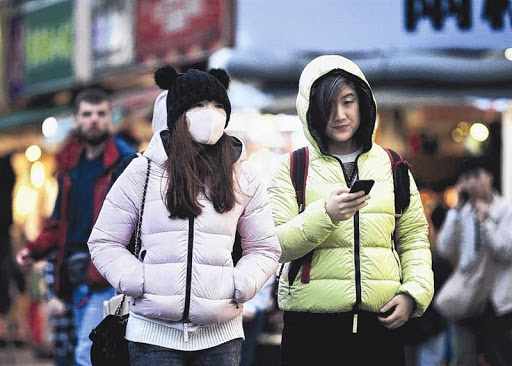
#> input picture archive/images/maksssksksss0.png, 512 x 366 px; its folder holds only this picture in this run
$ python demo1-Haar.py
#> lines starting #> are read from the running program, lines starting #| are printed output that depends on the picture; after the words box and inside, x2 and y2 are one past the last pixel; in counts of white or black regions, pixels touching at a corner belong together
import cv2
import numpy as np
import glob
import os

# [4 lines of commented-out code are left out]

cwd = os.getcwd()
cascade_xml = os.path.join(cwd, "OpenCV Demos",
                           "haarcascade_frontalface_default.xml")


def read_img_and_detect(fname):
    # read image
#> called with fname = 'archive/images/maksssksksss0.png'
    img = cv2.imread(fname)
#> img is the input picture: shape (366, 512, 3); mean B, G, R 129, 125, 126.8

    # show image
    face_cascade = cv2.CascadeClassifier(cascade_xml)
    gray = cv2.cvtColor(img, cv2.COLOR_BGR2GRAY)
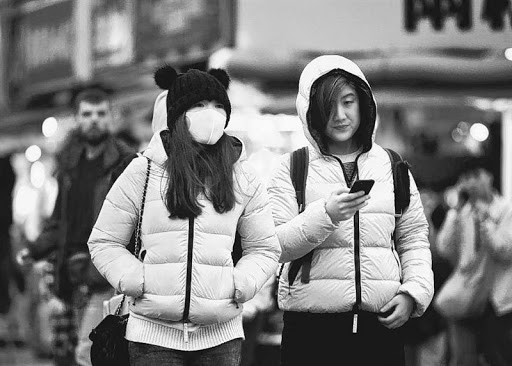
#> gray: shape (366, 512); min 0, max 255, mean 126

    # detect face
    faces = face_cascade.detectMultiScale(gray, 1.05, 6)
#> faces = [[76, 100, 37, 37], [310, 81, 60, 60], [10, 163, 56, 56], [144, 19, 189, 189]]
    print(faces)
#| [[ 76 100  37  37]
#|  [310  81  60  60]
#|  [ 10 163  56  56]
#|  [144  19 189 189]]

    for (x, y, w, h) in faces:
        # From the docs
        # cv2.rectangle(image, start_point, end_point, color, thickness)
        cv2.rectangle(img, (x, y), (x + w, y + h), (255, 0, 0), 2)
#> this loop made 4 passes
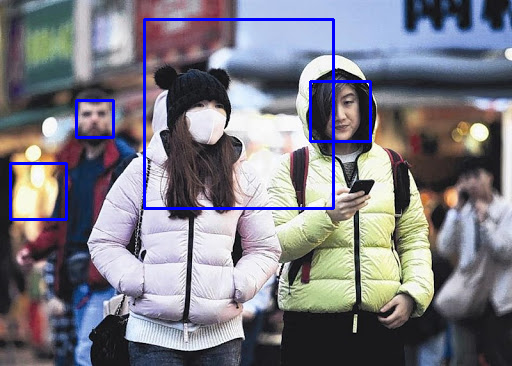
#> img: shape (366, 512, 3); 2.17% of pixels changed, all inside (x1, y1, x2, y2) = (9, 18, 372, 221)

    cv2.namedWindow("output", cv2.WINDOW_NORMAL)
    cv2.imshow("output", img)
    cv2.waitKey(0)  # waits until a key is pressed
    cv2.destroyAllWindows()  # destroys the window showing image


if __name__ == "__main__":
    counter = 0
    imgs_path = os.path.join(cwd, "archive", "images", "*.png")

    for file in glob.glob(imgs_path):
        if counter < 20:
            print(file)
            read_img_and_detect(file)
            counter += 1

    # read_img_and_detect(F_NAME)

$ run again, on archive/images/maksssksksss12.png
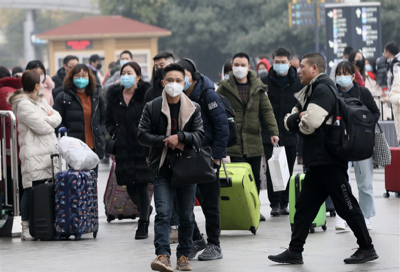
#> input picture archive/images/maksssksksss12.png, 400 x 272 px
#> in read_img_and_detect, img is the input picture: shape (272, 400, 3); mean B, G, R 102.1, 101.8, 102.6
#> in read_img_and_detect, `gray = cv2.cvtColor(img, cv2.COLOR_BGR2GRAY)`:
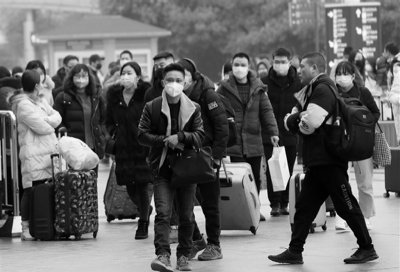
#> gray: shape (272, 400); min 0, max 254, mean 102.1
#> faces = [[17, 109, 67, 67], [337, 147, 57, 57]]
#| [[ 17 109  67  67]
#|  [337 147  57  57]]
#> the loop in read_img_and_detect, `for (x, y, w, h) in faces:` made 2 passes
#> after the loop in read_img_and_detect, `for (x, y, w, h) in faces:`:
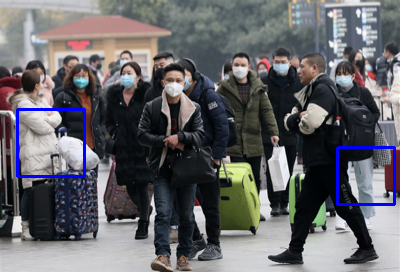
#> img: shape (272, 400, 3); 1.36% of pixels changed, all inside (x1, y1, x2, y2) = (16, 108, 396, 206)

$ run again, on archive/images/maksssksksss13.png
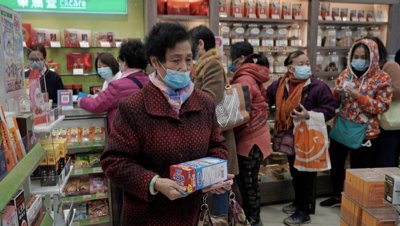
#> input picture archive/images/maksssksksss13.png, 400 x 226 px
#> in read_img_and_detect, img is the input picture: shape (226, 400, 3); mean B, G, R 72.6, 80.1, 95.4
#> in read_img_and_detect, `gray = cv2.cvtColor(img, cv2.COLOR_BGR2GRAY)`:
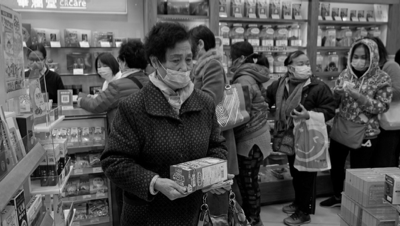
#> gray: shape (226, 400); min 0, max 250, mean 83.8
#> faces = ()

$ run again, on archive/images/maksssksksss14.png
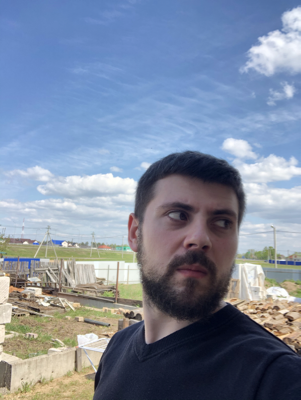
#> input picture archive/images/maksssksksss14.png, 301 x 400 px
#> in read_img_and_detect, img is the input picture: shape (400, 301, 3); mean B, G, R 158.1, 138, 126.2
#> in read_img_and_detect, `gray = cv2.cvtColor(img, cv2.COLOR_BGR2GRAY)`:
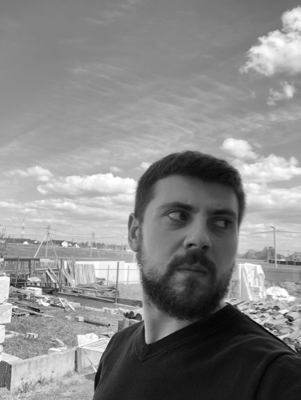
#> gray: shape (400, 301); min 3, max 255, mean 136.8
#> faces = [[138, 175, 116, 116]]
#| [[138 175 116 116]]
#> the loop in read_img_and_detect, `for (x, y, w, h) in faces:` made 1 pass
#> after the loop in read_img_and_detect, `for (x, y, w, h) in faces:`:
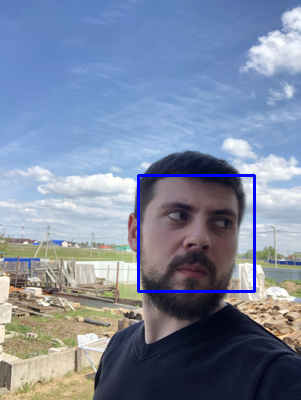
#> img: shape (400, 301, 3); 1.15% of pixels changed, all inside (x1, y1, x2, y2) = (137, 174, 256, 293)

$ run again, on archive/images/maksssksksss1.png
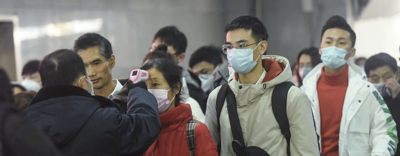
#> input picture archive/images/maksssksksss1.png, 400 x 156 px
#> in read_img_and_detect, img is the input picture: shape (156, 400, 3); mean B, G, R 111.1, 115.3, 118.4
#> in read_img_and_detect, `gray = cv2.cvtColor(img, cv2.COLOR_BGR2GRAY)`:
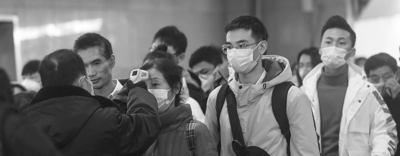
#> gray: shape (156, 400); min 20, max 255, mean 115.7
#> faces = [[315, 27, 41, 41]]
#| [[315  27  41  41]]
#> the loop in read_img_and_detect, `for (x, y, w, h) in faces:` made 1 pass
#> after the loop in read_img_and_detect, `for (x, y, w, h) in faces:`:
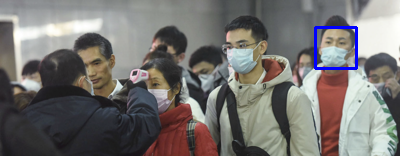
#> img: shape (156, 400, 3); 0.78% of pixels changed, all inside (x1, y1, x2, y2) = (314, 26, 358, 70)
